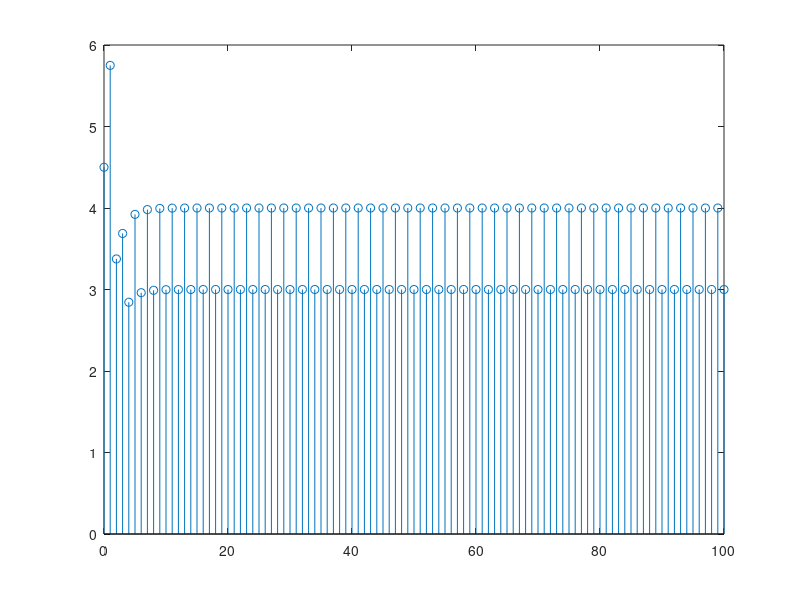
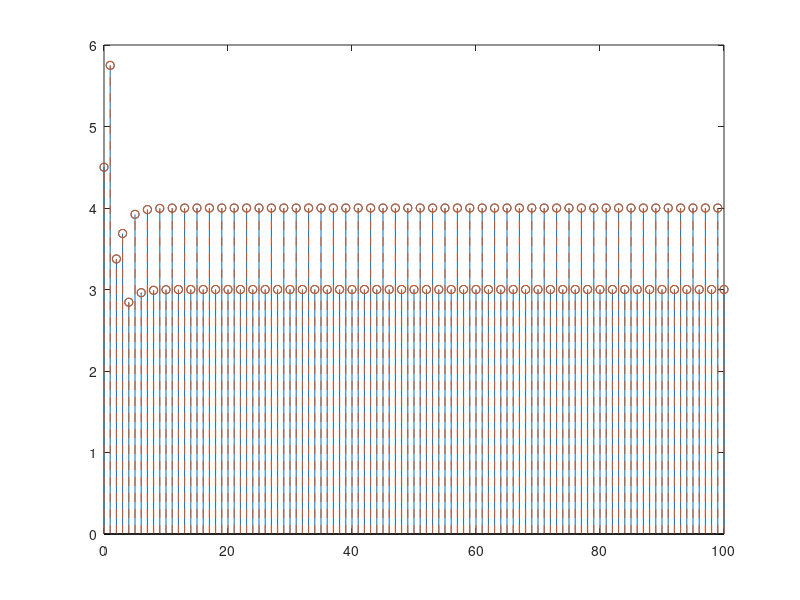

The MATLAB script that drew these images, in order:
% Es 11

% Given a LTI system with this transfer function: (see slides)
% Find its partial fract expansion: 
% Save in a vector r the residues
% Save in a vector p the poles
% Save in a vector c the coefficients of the remaining polynomial
% Find h(n) using filter
% Find h(n) as the cascade of filters found with the partial fract expansion.

close all
clearvars
clc

%% define H(z)

% denominator coefficients (from a_0 to a_D)
A_z = [2, -1, -2, 1];
% numerator coefficients (from b_0 to b_N)
B_z = [9, 7, -8, -3, 1, 1];

%% find residues

[r, p, c] = residuez(B_z, A_z);
% NB: c is ordered from c_0 to c_(N-D).
% NB: each residue is associated to one pole.

%% find h(n) using filter.

% h(n) is the IMPULSE response to the system --> x(n) must be a delta.
n = 0:100;
delta = zeros(1, length(n));
delta(1) = 1;
h = filter(B_z, A_z, delta);

%% 

figure; 
stem(n, h);

%% find h(n) as the sum of elementary filters found with the partial fract exp.

h_partial = zeros(1, length(n));
% fill the first samples of the filter with the coefficients of vector c.
h_partial(1:length(c)) = c;

for r_i = 1:length(r)
    
    % elementary sequence associated to the residue
    h_el = r(r_i) * p(r_i).^n;
    
    % update h_c
    h_partial = h_partial + h_el;   
    
end

figure,
stem(n, h);
hold on; 
stem(n, h_partial, '--')
